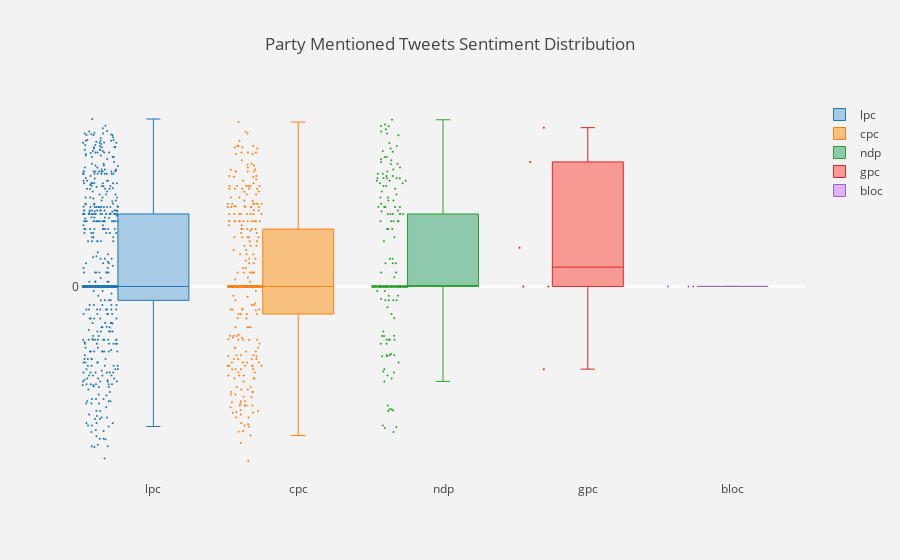

The notebook cell saved with this chart:
### Markdown cell above
**Take away from the graph**

Among the 5 plots, the green party and bloc have too less data to be valid. Thus they will not be included in the analysis.

In the plot of lpc, cpc and ndp, large number of the tweets are neutrual, thus the mean value bar are all located at the x axis. It is worth noticing that the lower quartile of both lpc and ndp are higher that that of conservative party, which means the tweets where cpc been mentioned are more negative. Additionally, the lower quartile lies on the x axis. It means that even though NDP has less amount of mentioning that LPC and CPC, it's supporter are more dedicated.

### Code cell
# Boxplot of sentiment distribution of tweets mentioning each party
vader_boxplot(unclassified_pd)

### Figure 1 — Plotly figure (JSON) as saved in the notebook; plotly's stock layout.template omitted (floating-point values rounded to 4 significant figures; data arrays with more than 128 entries replaced by an {"elided": "..."} marker saying what was removed)
{"data": [{"boxpoints": "all", "fillcolor": "rgba(93, 164, 214, 0.5)", "jitter": 0.5, "line": {"width": 1}, "marker": {"size": 2}, "name": "lpc", "type": "box", "whiskerwidth": 0.2, "y": {"elided": "631 float values"}}, {"boxpoints": "all", "fillcolor": "rgba(255, 144, 14, 0.5)", "jitter": 0.5, "line": {"width": 1}, "marker": {"size": 2}, "name": "cpc", "type": "box", "whiskerwidth": 0.2, "y": {"elided": "373 float values"}}, {"boxpoints": "all", "fillcolor": "rgba(44, 160, 101, 0.5)", "jitter": 0.5, "line": {"width": 1}, "marker": {"size": 2}, "name": "ndp", "type": "box", "whiskerwidth": 0.2, "y": {"elided": "218 float values"}}, {"boxpoints": "all", "fillcolor": "rgba(255, 65, 54, 0.5)", "jitter": 0.5, "line": {"width": 1}, "marker": {"size": 2}, "name": "gpc", "type": "box", "whiskerwidth": 0.2, "y": [0.2144, 0, -0.4588, 0.8807, 0.6908, 0]}, {"boxpoints": "all", "fillcolor": "rgba(207, 114, 255, 0.5)", "jitter": 0.5, "line": {"width": 1}, "marker": {"size": 2}, "name": "bloc", "type": "box", "whiskerwidth": 0.2, "y": [0, 0, 0]}], "layout": {"paper_bgcolor": "rgb(243, 243, 243)", "plot_bgcolor": "rgb(243, 243, 243)", "showlegend": true, "title": "Party Mentioned Tweets Sentiment Distribution", "yaxis": {"autorange": true, "dtick": 5, "gridcolor": "rgb(255, 255, 255)", "gridwidth": 1, "showgrid": true, "zeroline": true, "zerolinecolor": "rgb(255, 255, 255)", "zerolinewidth": 2}}}
